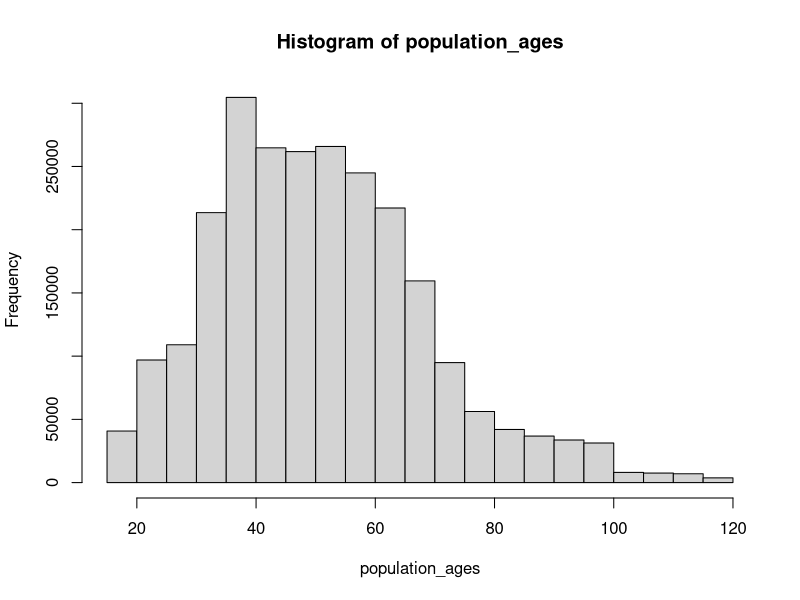
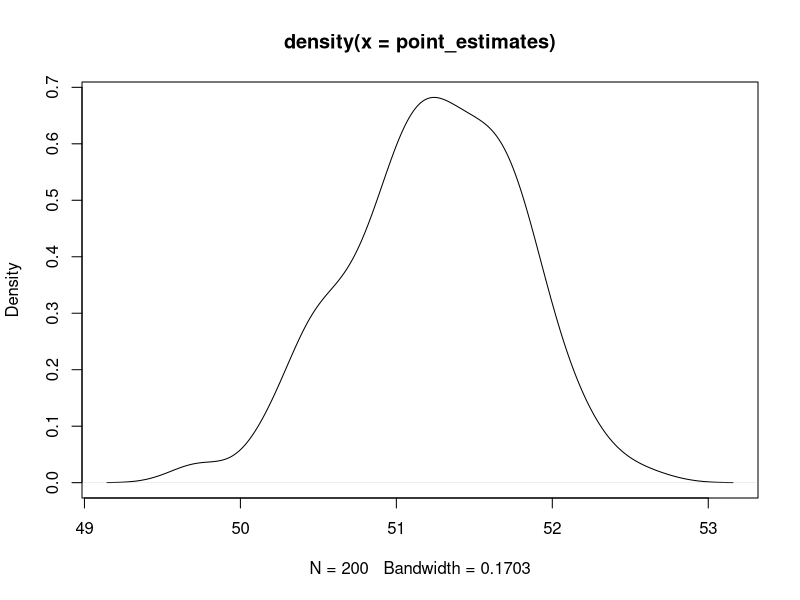
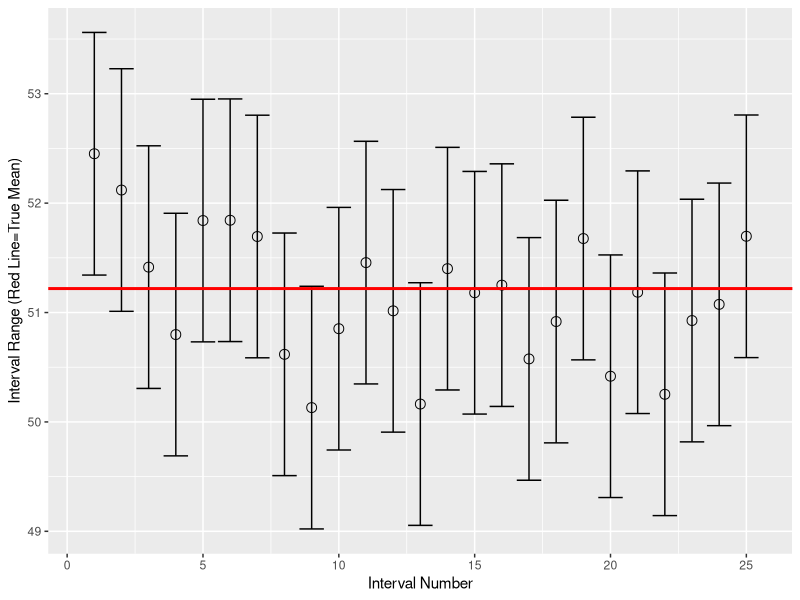

R code for these plots, in order:
## ---- chunk 1
knitr::opts_chunk$set(echo = TRUE)
## ---- chunk 2
set.seed(12)

# Generate a population
population_ages <- c(rexp(1000000,0.015)+18,   
                    rpois(500000,20)+18,
                    rpois(500000,32.5)+18,
                    rpois(500000,45)+18)

population_ages <- ifelse(population_ages<100, 
                          population_ages, population_ages%%100+18)

## ---- chunk 3
hist(population_ages)
## ---- chunk 4

true_mean <- mean(population_ages)   # Check the population mean

true_mean
## ---- chunk 5
set.seed(12)
point_estimates <- c()    # Create an empty vector to hold results

num_samples <- 200        # Initialize number of samples to take

# Draw 200 samples and make 200 point estimates
for (x in 1:num_samples){         
    sample <- sample(population_ages, size=1000)
    point_estimates <- c(point_estimates, mean(sample))
}

## ---- chunk 6
library(e1071)
plot(density(point_estimates))  # Plot the sampling distribution
skewness(point_estimates)
## ---- chunk 7
set.seed(12)
sample_size <- 1000

intervals <- c()  # Create and store 25 intervals
 
for (sample in 1:25){
sample_ages <- sample(population_ages, size=sample_size)  # Take a sample of 1000 ages

sample_mean <- mean(sample_ages)  # Get the sample mean

z_critical <- qnorm(0.975)        # Get the z-critical value*

pop_stdev <- sd(population_ages)  # Get the population standard deviation

margin_of_error <- z_critical * (pop_stdev / sqrt(sample_size)) # Calculate margin of error

confidence_interval  <- c(sample_mean - margin_of_error,  # Calculate the the interval
                          sample_mean + margin_of_error)  

intervals <- c(intervals, confidence_interval)    
}

interval_df <- data.frame(t(matrix(intervals,2,25)))  # Store intervals as data frame

## ---- chunk 8
library(ggplot2)
# Plot confidence intervals and show the true mean
my_plot <- ggplot(data=interval_df, aes(x=1:nrow(interval_df))) +
                geom_errorbar(aes(ymax = X2, ymin = X1)) +
                geom_point(aes(y=rowMeans(interval_df)), shape=1, size=3) +
                geom_abline(intercept=true_mean, slope=0,color="red",lwd=1) +
                ylab("Interval Range (Red Line=True Mean)") +
                xlab("Interval Number")

my_plot

